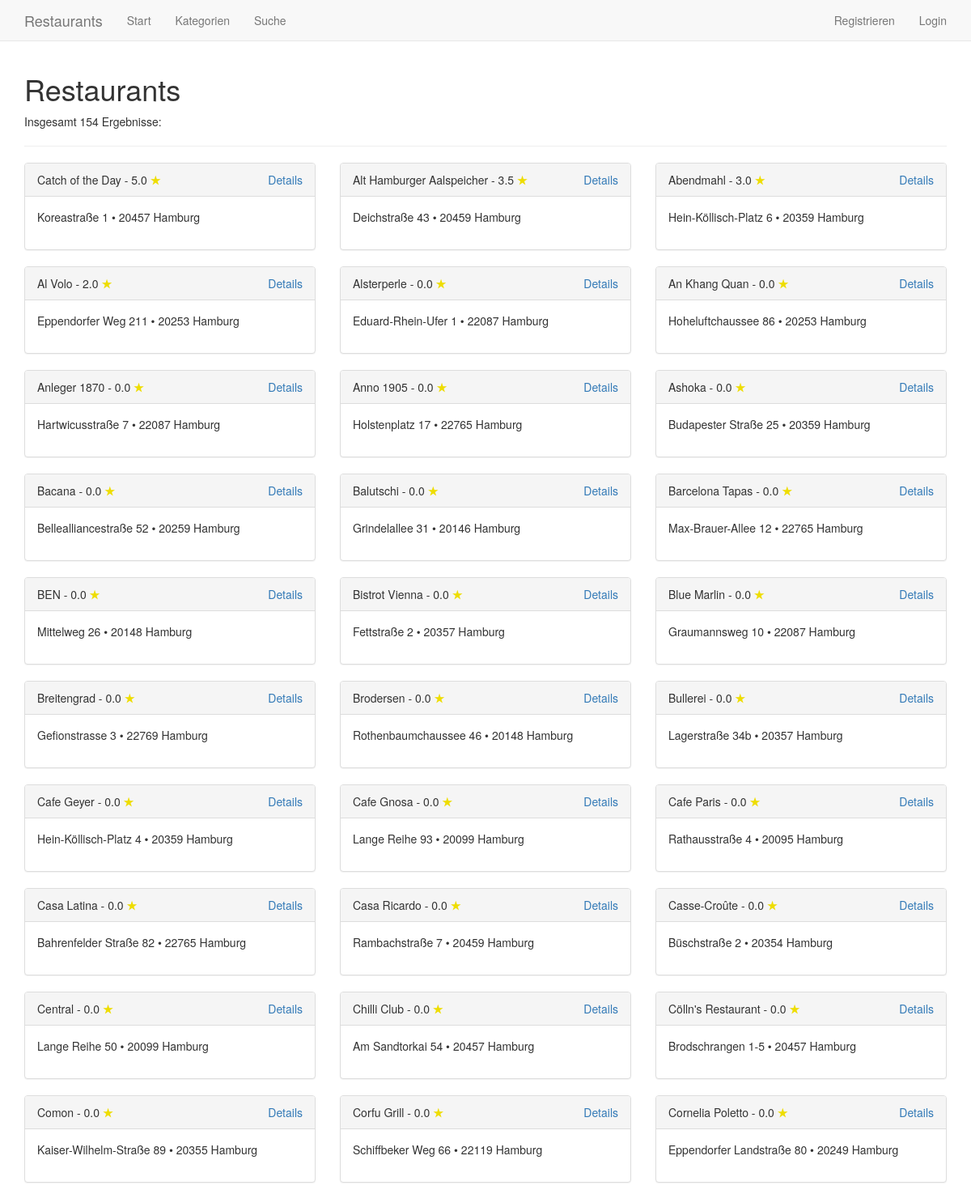
The app's page /restaurants (upper part), older data.
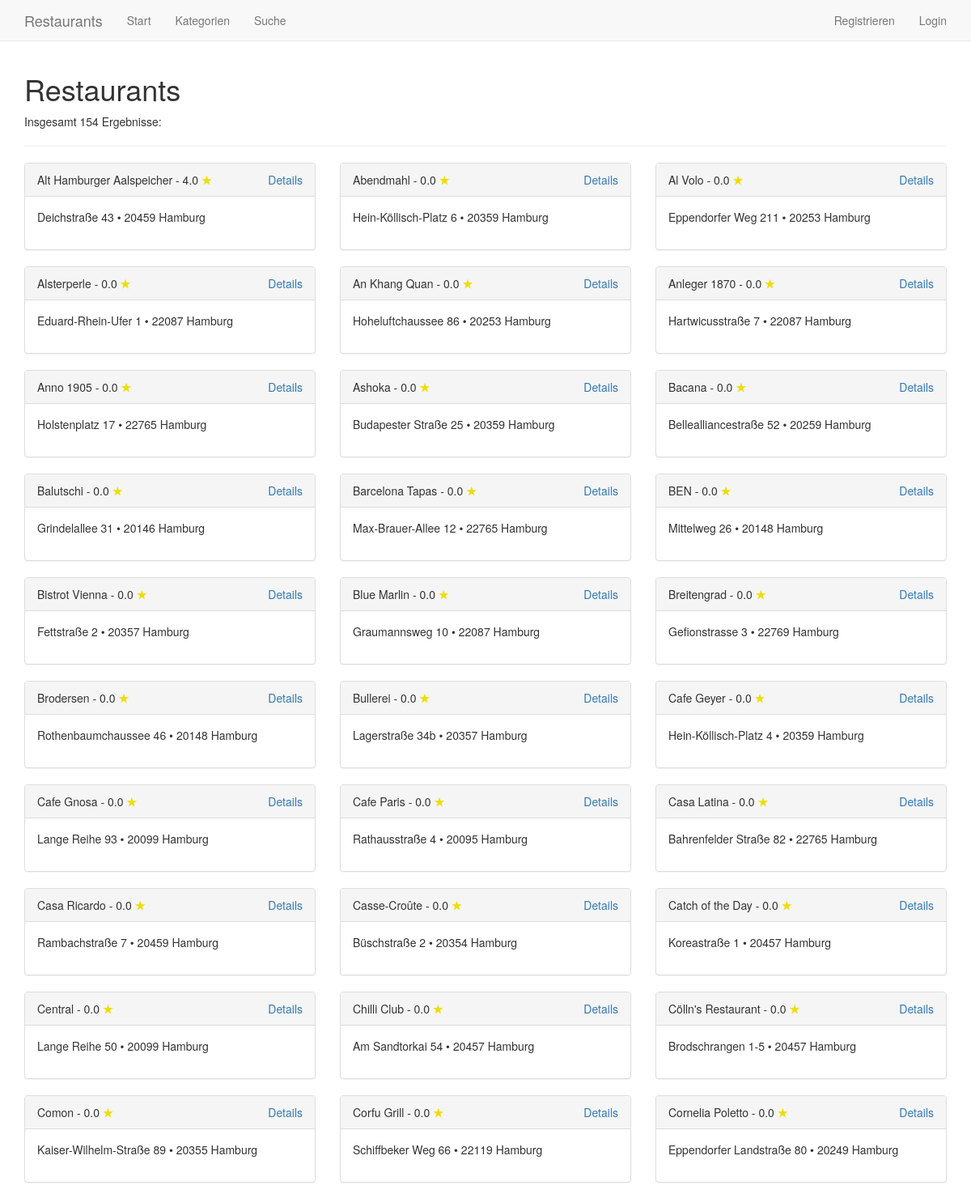
The same page, newer data.
### tables this page shows
CREATE TABLE rating (
	id INTEGER PRIMARY KEY,
	restaurant_id INTEGER,
	user_id INTEGER,
	rating INTEGER,
	text TEXT
);

CREATE TABLE restaurant (
        id INTEGER PRIMARY KEY,
        name TEXT,
        description TEXT,
        url TEXT,
        street TEXT,
        city TEXT,
        zip INTEGER      
);

### application.py (the view)
@app.route('/')
@app.route('/restaurants')
def restaurants(): # Liste aller Restaurants anzeigen
	restaurants = query_db('SELECT *, COALESCE(ROUND(AVG(rating), 1), 0.0) as avg_rating FROM restaurant LEFT JOIN rating ON rating.restaurant_id = restaurant.id GROUP BY restaurant.id ORDER BY avg_rating DESC')
	return render_template('restaurants.html', restaurants=restaurants, result_count=len(restaurants), session_user=get_user(session.get('user_id')))

### application.py (called while the page is built)
def get_db():
	db = getattr(g, '_database', None)
	if db is None:
		db = g._database = sqlite3.connect(DATABASE)
	db.row_factory = sqlite3.Row
	return db

@app.teardown_appcontext
def close_connection(exception):
	db = getattr(g, '_database', None)
	if db is not None:
		db.close()

def query_db(query, args=(), one=False):
	cur = get_db().execute(query, args)
	rv = cur.fetchall()
	cur.close()
	return (rv[0] if rv else None) if one else rv

def get_user(user_id): # Einen User anhand seiner ID aus der Datenbank holen
	if user_id != None:
		user = query_db('SELECT * FROM user WHERE id = ?', (user_id,), True)
	else:
		user = None
	return user

### templates/restaurants.html
{% extends "layout.html" %}
{% block navigation %}{{ super( ) }}{% endblock %}
{% block content %}
	<h1>Restaurants</h1>
	<p>
		Insgesamt {{ result_count }} Ergebnisse:
	</p>
	<hr>
	<div class="row">
	{% for restaurant in restaurants %}
		<div class="col-xs-12 col-sm-6 col-md-4">
			<div class="panel panel-default">
				<div class="panel-heading">
					{{ restaurant['name'] }} - {{ restaurant['avg_rating'] }} <span style="color: #ED0;"><strong>&#9733;</strong></span>
					<span class="pull-right"><a href="{{ url_for('.detail', restaurant_id=restaurant['id']) }}">Details</a></span>
				</div>
				<div class="panel-body" style="height: 65px;">
					{{ restaurant['street'] }} &bull; {{ restaurant['zip'] }} {{ restaurant['city'] }}
				</div>
			</div>
		</div>
	{% endfor %}
	</div>
{% endblock %}

Row changes from the older to the newer data that the page shows:
removed rating: name "Catch of the Day", avg_rating "5.0", street "Koreastraße 1", zip "20457", city "Hamburg"
no longer on this page (row edited): rating: name "Abendmahl", avg_rating "3.0", street "Hein-Köllisch-Platz 6", zip "20359", city "Hamburg"
removed rating: name "Al Volo", avg_rating "2.0", street "Eppendorfer Weg 211", zip "20253", city "Hamburg"
changed rating "Alt Hamburger Aalspeicher": avg_rating "3.5" → "4.0"
now on this page (row unchanged): restaurant: name "Abendmahl", avg_rating "0.0", street "Hein-Köllisch-Platz 6", zip "20359", city "Hamburg"
now on this page (row unchanged): restaurant: name "Al Volo", avg_rating "0.0", street "Eppendorfer Weg 211", zip "20253", city "Hamburg"
now on this page (row unchanged): restaurant: name "Catch of the Day", avg_rating "0.0", street "Koreastraße 1", zip "20457", city "Hamburg"
